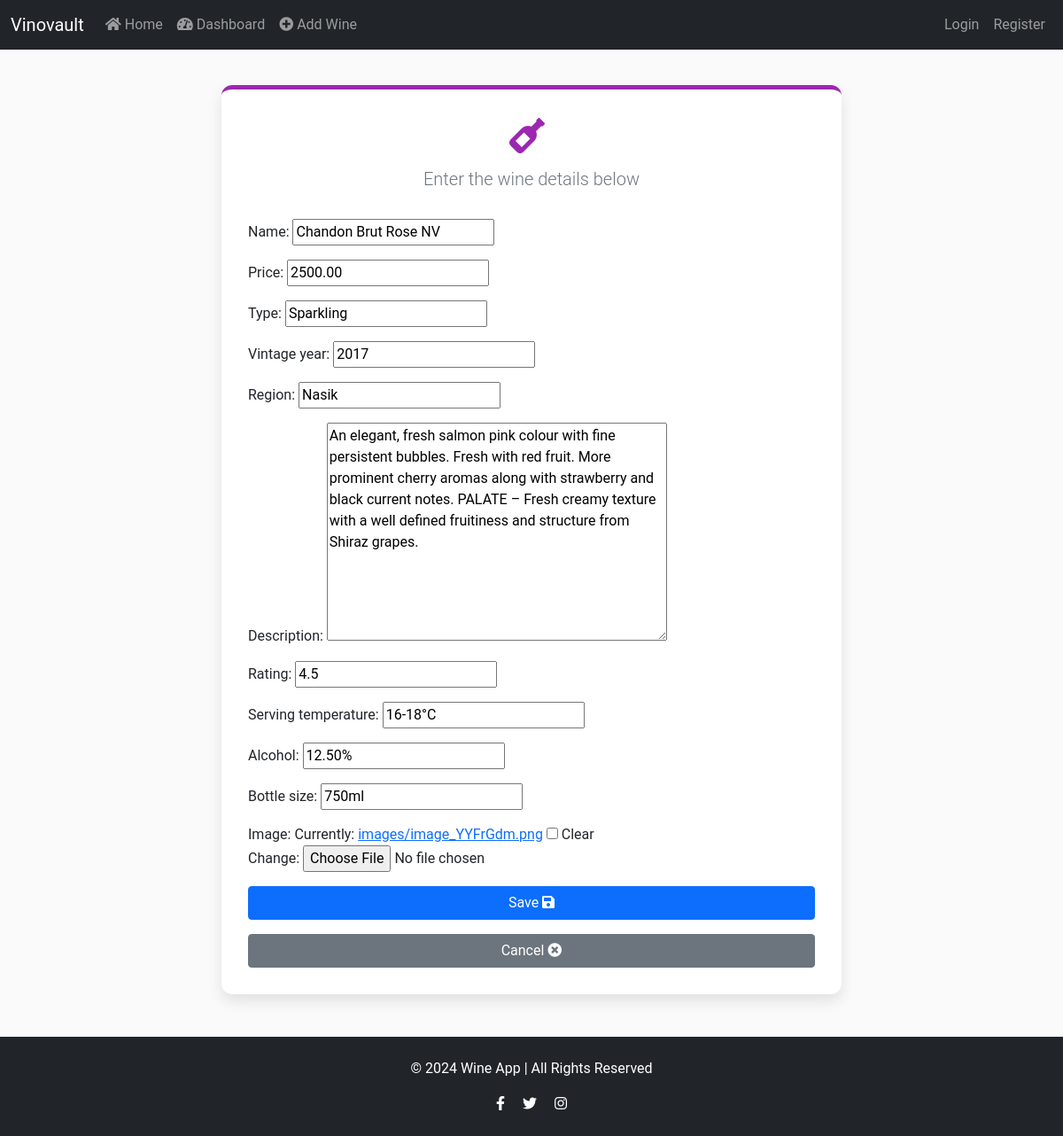
The page /wine/1/edit/ on the database its author committed.
### wines/models.py (models this page shows, shortened)
class Wine(models.Model):
    name = models.CharField(max_length=100)
    price = models.DecimalField(max_digits=10, decimal_places=2, default=0.00)
    type = models.CharField(max_length=50)
    vintage_year = models.PositiveIntegerField()
    region = models.CharField(max_length=100)
    description = models.TextField(blank=True, null=True)
    rating = models.DecimalField(max_digits=2, decimal_places=1)
    serving_temperature = models.CharField(max_length=50, default="")
    Alcohol = models.CharField(max_length=50, default="")
    Bottle_size = models.CharField(max_length=50, default="")
    image = models.ImageField(upload_to='images/', blank=True, null=True)

### wines/views.py (the view)
# urls.py: path('wine/<int:pk>/edit/', WineUpdateView.as_view(), name='wine-update'),
class WineUpdateView(UpdateView):
    model = Wine
    fields = ['name', 'price', 'type', 'vintage_year', 'region', 'description', 'rating', 'serving_temperature', 'Alcohol', 'Bottle_size', 'image']
    template_name = 'wine_form.html'
    success_url = reverse_lazy('wine-list')

### wines/templates/wine_form.html (shortened to what this page needs)
<!DOCTYPE html>
<html lang="en">
<head>
    <link rel="stylesheet" href="https://cdnjs.cloudflare.com/ajax/libs/font-awesome/6.0.0-beta3/css/all.min.css" />
    <link rel="stylesheet" href="https://cdnjs.cloudflare.com/ajax/libs/bootstrap/5.1.3/css/bootstrap.min.css">
</head>
<body>
    {% extends 'base.html' %}
    {% block content %}
    <div class="container">
        <div class="form-container">
            <div class="form-header">
                <h1><i class="fas fa-wine-bottle form-icon"></i>{{ view.title }}</h1>
                <p class="lead">Enter the wine details below</p>
            </div>
            <form method="post">
                {{ form.as_p }}
                <button type="submit" class="btn btn-primary w-100 mb-3">Save <i class="fas fa-save"></i></button>
                <a href="/" class="btn btn-secondary w-100">Cancel <i class="fas fa-times-circle"></i></a>
            </form>
        </div>
    </div>
    {% endblock %}

### wines/templates/wine_form.html (style rules this page uses)
body { background-color: #f0f1f6; font-family: 'Segoe UI', Tahoma, Geneva, Verdana, sans-serif; }
.form-container { max-width: 700px; margin: 40px auto; background-color: #ffffff; padding: 30px; border-radius: 12px; box-shadow: 0px 8px 16px rgba(0, 0, 0, 0.1); border-top: 5px solid #9c27b0; }
.form-header { text-align: center; margin-bottom: 30px; }
h1 { font-size: 30px; margin-bottom: 15px; color: #9c27b0; }
.btn { font-size: 18px; padding: 12px; border-radius: 8px; }
.btn-primary { background-color: #9c27b0; border: none; }
.btn-secondary { background-color: #e0e0e0; border: none; }
.form-icon { margin-right: 10px; }
.lead { font-size: 1.2rem; font-weight: 600; color: #6c757d; }

### wines/templates/base.html (style rules this page uses)
body { background-color: #fafafa; font-family: 'Roboto', sans-serif; }

### rows shown on the page
Wine: name "Chandon Brut Rose NV", price "2500.00", type "Sparkling", vintage_year "2017", region "Nasik", description "An elegant, fresh salmon pink colour with fine persistent bubbles. Fresh with red fruit. More prominent cherry aromas along with strawberry and black current notes. PALATE – Fresh creamy texture with a well defined fruitiness and structure from Shiraz grapes.", rating "4.5", serving_temperature "16-18°C", Alcohol "12.50%", Bottle_size "750ml"
